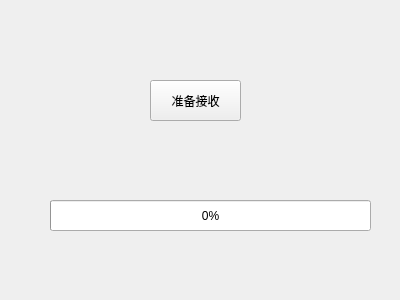
<?xml version="1.0" encoding="UTF-8"?>
<ui version="4.0">
 <class>Window</class>
 <widget class="QWidget" name="Window">
  <property name="geometry">
   <rect>
    <x>0</x>
    <y>0</y>
    <width>400</width>
    <height>300</height>
   </rect>
  </property>
  <property name="windowTitle">
   <string>Window</string>
  </property>
  <widget class="QLabel" name="listenStatus">
   <property name="geometry">
    <rect>
     <x>150</x>
     <y>140</y>
     <width>91</width>
     <height>41</height>
    </rect>
   </property>
   <property name="text">
    <string/>
   </property>
   <property name="alignment">
    <set>Qt::AlignCenter</set>
   </property>
  </widget>
  <widget class="QProgressBar" name="sendProgressBar">
   <property name="geometry">
    <rect>
     <x>50</x>
     <y>200</y>
     <width>321</width>
     <height>31</height>
    </rect>
   </property>
   <property name="value">
    <number>0</number>
   </property>
  </widget>
  <widget class="QLabel" name="sendStatus">
   <property name="geometry">
    <rect>
     <x>50</x>
     <y>230</y>
     <width>321</width>
     <height>41</height>
    </rect>
   </property>
   <property name="text">
    <string/>
   </property>
   <property name="alignment">
    <set>Qt::AlignCenter</set>
   </property>
  </widget>
  <widget class="QPushButton" name="startButton">
   <property name="geometry">
    <rect>
     <x>150</x>
     <y>80</y>
     <width>91</width>
     <height>41</height>
    </rect>
   </property>
   <property name="text">
    <string>准备接收</string>
   </property>
  </widget>
 </widget>
 <layoutdefault spacing="6" margin="11"/>
 <resources/>
 <connections/>
</ui>
